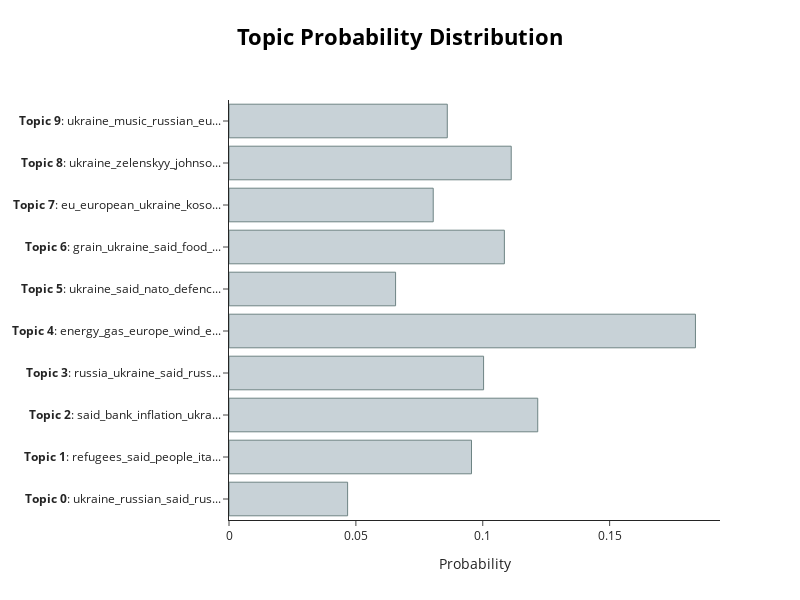

The cell this chart's notebook holds for it:
### Code cell
# Approximate the topic distribution for documents
topic_distr, _ = topic_model.approximate_distribution(df['text'])
topic_model.visualize_distribution(topic_distr[2])

### Figure 1 — Plotly figure (JSON) as saved in the notebook; plotly's stock layout.template omitted (floating-point values rounded to 4 significant figures)
{"data": [{"marker": {"color": "#C8D2D7", "line": {"color": "#6E8484", "width": 1}}, "orientation": "h", "type": "bar", "x": [0.04675, 0.09557, 0.1217, 0.1003, 0.1838, 0.06564, 0.1085, 0.08048, 0.1112, 0.08602], "y": ["<b>Topic 0</b>: ukraine_russian_said_rus...", "<b>Topic 1</b>: refugees_said_people_ita...", "<b>Topic 2</b>: said_bank_inflation_ukra...", "<b>Topic 3</b>: russia_ukraine_said_russ...", "<b>Topic 4</b>: energy_gas_europe_wind_e...", "<b>Topic 5</b>: ukraine_said_nato_defenc...", "<b>Topic 6</b>: grain_ukraine_said_food_...", "<b>Topic 7</b>: eu_european_ukraine_koso...", "<b>Topic 8</b>: ukraine_zelenskyy_johnso...", "<b>Topic 9</b>: ukraine_music_russian_eu..."]}], "layout": {"height": 600, "hoverlabel": {"bgcolor": "white", "font": {"family": "Rockwell", "size": 16}}, "title": {"font": {"color": "Black", "size": 22}, "text": "<b>Topic Probability Distribution</b>", "x": 0.5, "xanchor": "center", "y": 0.95, "yanchor": "top"}, "width": 800, "xaxis": {"title": {"text": "Probability"}}}}
